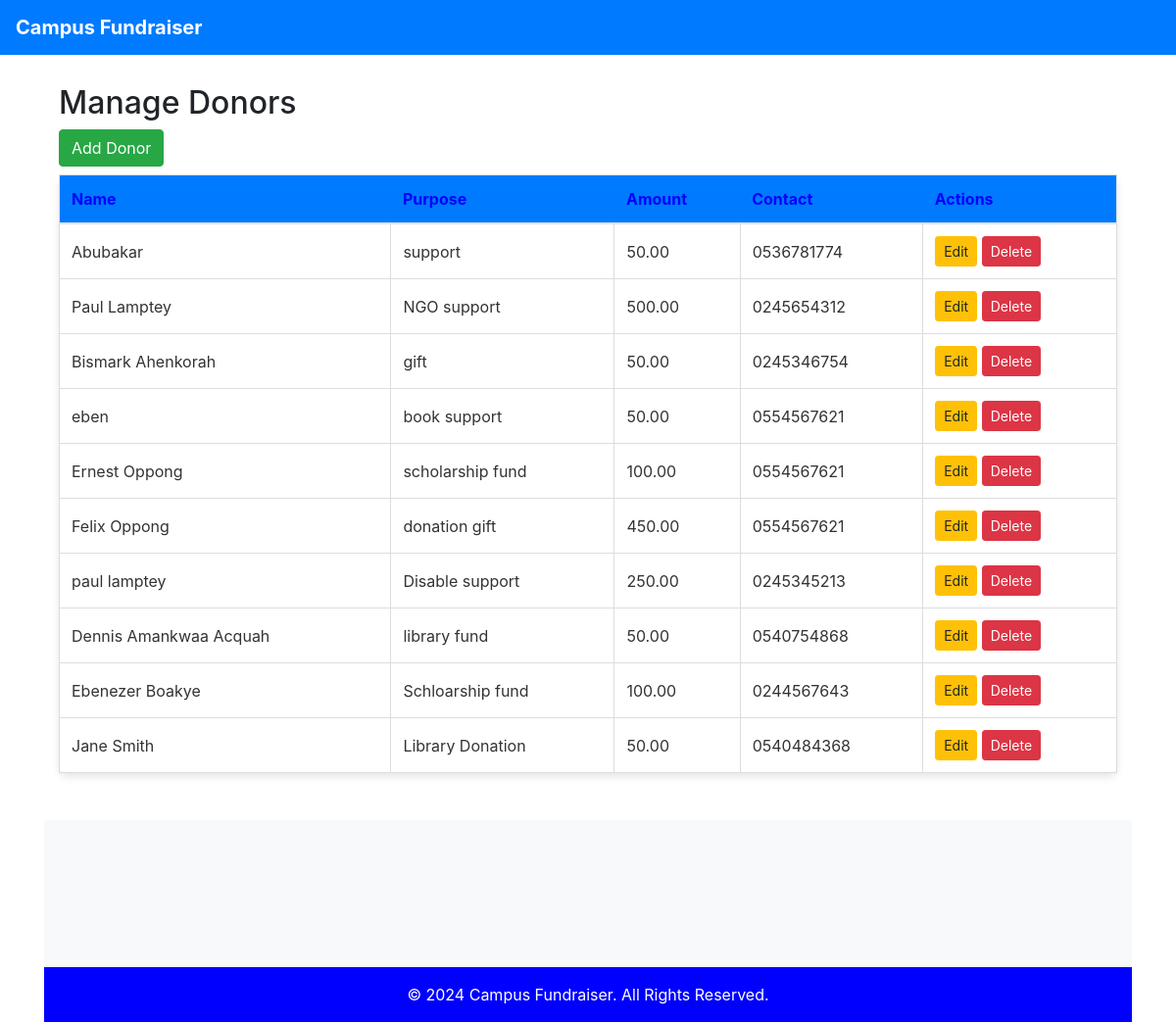
Screenshot of /admin/donors.php with the database file from the repository.
### tables this page shows
CREATE TABLE `donors` (
  `id` int(11) NOT NULL,
  `name` varchar(100) NOT NULL,
  `purpose` text NOT NULL,
  `amount` decimal(10,2) NOT NULL,
  `contact` varchar(50) NOT NULL,
  `user_id` int(11) DEFAULT NULL
);

### admin/includes/functions.php (called while the page is built, shortened)
<?php
include('db.php');
function get_donor_list() {
    global $conn;
    $stmt = $conn->query("SELECT * FROM donors ORDER BY id DESC");
    return $stmt->fetchAll(PDO::FETCH_ASSOC);
}
?>

### admin/donors.php (the view, shortened to what this page needs)
<?php
include('includes/functions.php');
$name = $purpose = $amount = $contact = '';
$edit_mode = false;
$donors = get_donor_list();
?>
<?php include('includes/header.php'); ?>
<div class="container mt-4">
    <?php if ($edit_mode): ?>
        <h2>Edit Donor</h2>
        <form action="donors.php" method="POST">
            <input type="hidden" name="id" value="<?php echo $id; ?>">
            <div class="form-group">
                <label for="name">Full Name</label>
                <input type="text" name="name" id="name" class="form-control" value="<?php echo htmlspecialchars($name); ?>" required>
            </div>
            <div class="form-group">
                <label for="purpose">Purpose</label>
                <textarea name="purpose" id="purpose" class="form-control" required><?php echo htmlspecialchars($purpose); ?></textarea>
            </div>
            <div class="form-group">
                <label for="amount">Amount</label>
                <input type="number" name="amount" id="amount" class="form-control" value="<?php echo htmlspecialchars($amount); ?>" required>
            </div>
            <div class="form-group">
                <label for="contact">Contact</label>
                <input type="text" name="contact" id="contact" class="form-control" value="<?php echo htmlspecialchars($contact); ?>" required>
            </div>
            <button type="submit" name="update_donor" class="btn btn-primary">Update Donor</button>
            <a href="donors.php" class="btn btn-secondary">Cancel</a>
        </form>
    <?php else: ?>
        <h2>Manage Donors</h2>
        <a href="add_donor.php" class="btn btn-success mb-2">Add Donor</a>
        <table class="table table-bordered">
            <thead>
                <tr>
                    <th style="color:blue;">Name</th>
                    <th style="color:blue;">Purpose</th>
                    <th style="color:blue;">Amount</th>
                    <th style="color:blue;">Contact</th>
                    <th style="color:blue;">Actions</th>
                </tr>
            </thead>
            <tbody>
                <?php foreach ($donors as $donor): ?>
                <tr>
                    <td><?php echo htmlspecialchars($donor['name']); ?></td>
                    <td><?php echo htmlspecialchars($donor['purpose']); ?></td>
                    <td><?php echo htmlspecialchars($donor['amount']); ?></td>
                    <td><?php echo htmlspecialchars($donor['contact']); ?></td>
                    <td>
                        <a href="donors.php?edit=<?php echo $donor['id']; ?>" class="btn btn-warning btn-sm">Edit</a>
                        <a href="donors.php?delete=<?php echo $donor['id']; ?>" class="btn btn-danger btn-sm" onclick="return confirm('Are you sure you want to delete this donor?');">Delete</a>
                    </td>
                </tr>
                <?php endforeach; ?>
            </tbody>
        </table>
    <?php endif; ?>
</div>
<footer class="bg-light text-center text-lg-start mt-5" style="padding-top:150px; color:white">
    <div class="text-center p-3" style="background-color: blue;">
        © 2024 Campus Fundraiser. All Rights Reserved.
    </div>
</footer

### assets/css/styles.css (style rules this page uses)
body { font-family: 'Segoe UI', Tahoma, Geneva, Verdana, sans-serif; background-color: #f4f7f9; color: #333; }
.container { max-width: 1200px; margin-top: 30px; }
.table { background-color: #fff; border-radius: 8px; box-shadow: 0 4px 8px rgba(0, 0, 0, 0.1); }
.table thead th { background-color: #007bff; color: #fff; border: none; font-weight: bold; font-size: 1rem; }
.table tbody tr { transition: background-color 0.3s ease; }
.table tbody td { font-size: 1rem; color: #333; border-color: #ddd; vertical-align: middle; }

### rows the page displays
donors: name "Abubakar", purpose "support", amount "50.00", contact "0536781774"
donors: name "Paul Lamptey", purpose "NGO support", amount "500.00", contact "0245654312"
donors: name "Bismark Ahenkorah", purpose "gift", amount "50.00", contact "0245346754"
donors: name "eben", purpose "book support", amount "50.00", contact "0554567621"
donors: name "Ernest Oppong", purpose "scholarship fund", amount "100.00", contact "0554567621"
donors: name "Felix Oppong", purpose "donation gift", amount "450.00", contact "0554567621"
donors: name "paul lamptey", purpose "Disable support", amount "250.00", contact "0245345213"
donors: name "Dennis Amankwaa Acquah", purpose "library fund", amount "50.00", contact "0540754868"
donors: name "Ebenezer Boakye", purpose "Schloarship fund", amount "100.00", contact "0244567643"
donors: name "Jane Smith", purpose "Library Donation", amount "50.00", contact "0540484368"
